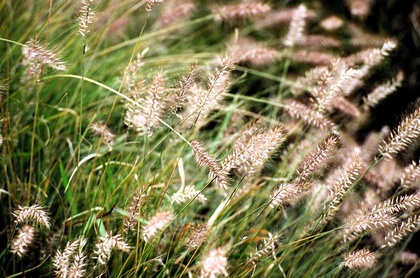
%> input picture out_of_focus0686.jpg, 420 x 278 px, shrunk from 640 x 424 before the run
$ octave demoLBP2.m   (GNU Octave 9; MATLAB toolbox functions it lacks are replaced by stand-ins)
%> lines starting %> are read from the running program, lines starting %| are printed output that depends on the picture; in (x1, y1, x2, y2) boxes, pixels count from 0 and x2, y2 are one past the last pixel; in counts of white or black regions, pixels touching at a corner belong together; the program's own positions count from 1
clc;clear;
close all;


addpath(genpath('metrics'));
addpath(genpath('data'));

w = 15;


%% Reading input image directly from any folder

im = imread('out_of_focus0686.jpg');
%> im is the input picture: size 278x420x3 uint8; mean R, G, B 126.1, 120.5, 81.4
 figure, imshow(im,[]);
LBPmap=lbpcode(im, w);
figure, imshow(LBPmap,[]);

B = imbinarize(LBPmap, 'adaptive');
figure, imshow(B,[]);

%%

function LBPmap  = lbpcode(im, w)
%> called with w = 15
threshold = 12.5;
I =rgb2gray(im2double(im));
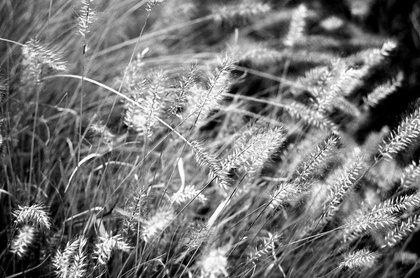
%> I: size 278x420 double; min 0, max 0.998, mean 0.462
 % I=max(im,[],3);

 I=min(im,[],3);
%> I: size 278x420 uint8
[height,width]=size(I);
%> height = 278; width = 420


interpOff = sqrt(2)/2;
I = double(I);
%> I: size 278x420 double
P = padarray(I, [1 1], 'replicate');
%%
% Entry (i,j) of this matrix contains the pixel to the
% right of (i,j) in I.
right = P(2:end-1, 3:end);

% Meanings of these are similar to that of 'right', above.
left = P(2:end-1, 1:end-2);
above = P(1:end-2, 2:end-1);
below = P(3:end, 2:end-1);
aboveRight = P(1:end-2, 3:end);
aboveLeft = P(1:end-2, 1:end-2);
belowRight = P(3:end, 3:end);
belowLeft = P(3:end, 1:end-2);
%%
% Entry (i,j) of interpK contains the interpolated value of g_k for
% pixel (i,j) of the original image.
interp0 = right;
interp1 = (1-interpOff)*((1-interpOff) .* I + interpOff .* right) + interpOff *((1-interpOff) .* above + interpOff .* aboveRight);
interp2 = above;
interp3 = (1-interpOff)*((1-interpOff) .* I + interpOff .* left ) + interpOff *((1-interpOff) .* above + interpOff .* aboveLeft);
interp4 = left;
interp5 = (1-interpOff)*((1-interpOff) .* I + interpOff .* left ) + interpOff *((1-interpOff) .* below + interpOff .* belowLeft);
interp6 = below;
interp7 = (1-interpOff)*((1-interpOff) .* I + interpOff .* right ) + interpOff *((1-interpOff) .* below + interpOff .* belowRight);
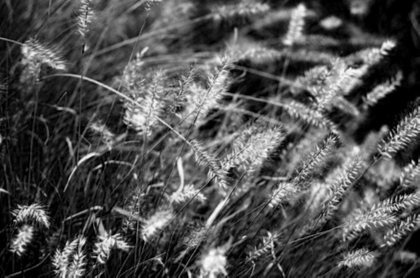
%> interp7: size 278x420 double; min 0, max 250.5, mean 81.3; mean of the top-left, top-right, bottom-left and bottom-right quarters 84.9, 80.9, 65.6, 93.9

interp0 = floor(interp0);
interp1 = floor(interp1);
interp2 = floor(interp2);
interp3 = floor(interp3);
interp4 = floor(interp4);
interp5 = floor(interp5);
interp6 = floor(interp6);
interp7 = floor(interp7);
%%
% Image s_k at (i,j) contains the bit for g_k at (i,j)
s0 = syi(interp0 - I-threshold);
%> in syi, `suVal = (x > 0);`:
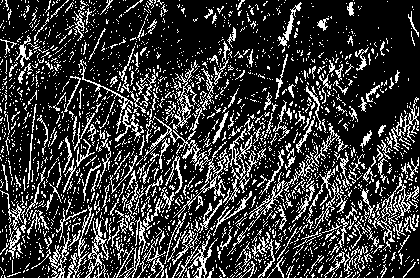
%> suVal: size 278x420 logical; 22% white in thin lines or dots
s1 = syi(interp1 - I-threshold);
%> in syi (call 2), `suVal = (x > 0);`: suVal: size 278x420 logical; 18.3% white in thin lines or dots
s2 = syi(interp2 - I-threshold);
%> in syi (call 3), `suVal = (x > 0);`: suVal: size 278x420 logical; 22.1% white in thin lines or dots
s3 = syi(interp3 - I-threshold);
%> in syi (call 4), `suVal = (x > 0);`: suVal: size 278x420 logical; 22.4% white in thin lines or dots
s4 = syi(interp4 - I-threshold);
%> in syi (call 5), `suVal = (x > 0);`: suVal: size 278x420 logical; 21.9% white in thin lines or dots
s5 = syi(interp5 - I-threshold);
%> in syi (call 6), `suVal = (x > 0);`: suVal: size 278x420 logical; 18.3% white in thin lines or dots
s6 = syi(interp6 - I-threshold);
%> in syi (call 7), `suVal = (x > 0);`: suVal: size 278x420 logical; 21.9% white in thin lines or dots
s7 = syi(interp7 - I-threshold);
%> in syi (call 8), `suVal = (x > 0);`: suVal: size 278x420 logical; 22.1% white in thin lines or dots
%%
% I: central pixel
% interpN: pixels around center
% Compute the uniformity.
U = abs(s0 - s7) + ...
    abs(s1 - s0) + ...
    abs(s2 - s1) + ...
    abs(s3 - s2) + ...
    abs(s4 - s3) + ...
    abs(s5 - s4) + ...
    abs(s6 - s5) + ...
    abs(s7 - s6);
%%

% Compute number of bits in each LBP.  For the uniform
% patterns this is the correct pattern id.
LBP81riu2 = s0 + s1 + s2 + s3 + s4 + s5 + s6 + s7;

% If the pattern is not uniform, replace the bit count
% with 9, to indicate a non-uniform pattern.
LBP81riu2(U > 2) = 9;
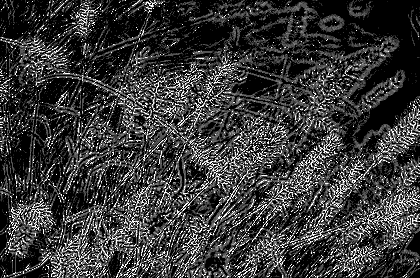
%> LBP81riu2: size 278x420 double; min 0, max 9, mean 2.03; drawn with min black and max white
 % [5 lines of commented-out code are left out]

window_r = (w-1)/2;
num = w^2;

%maps computations
% LBP

ltp_map_pad = padarray(LBP81riu2,[window_r,window_r],'replicate');
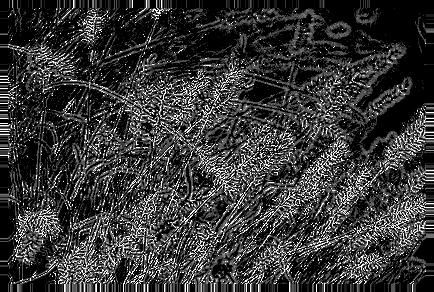
%> ltp_map_pad: size 292x434 double; min 0, max 9, mean 1.96; drawn with min black and max white
for j = 1:height
    for i = 1:width
        ltpmap_patch = ltp_map_pad(j:j+w-1,i:i+w-1);
        temp = (ltpmap_patch >=6 & ltpmap_patch <= 9);

        LBPmap (j,i) =sum(temp(:))/num;
    end

end
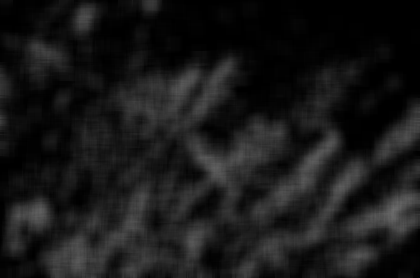
%> LBPmap: size 278x420 double; min 0, max 0.431, mean 0.0978
%> `B = imbinarize(LBPmap, 'adaptive');`:
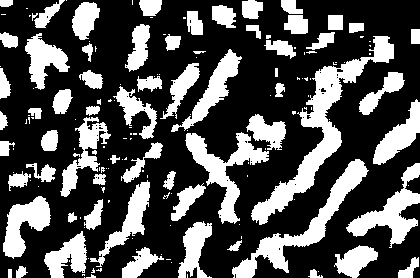
%> B: size 278x420 logical; 31.9% white; 162 white regions (98 under 20 px), largest, box (x1, y1, x2, y2) and area: (251, 36, 394, 225) 4572, (232, 159, 369, 278) 2868, (185, 132, 269, 224) 2307
end


%%
function suVal = s(x, threshold)
suVal = (x > threshold);
end
function suVal = syi(x)
suVal = (x > 0);
end
